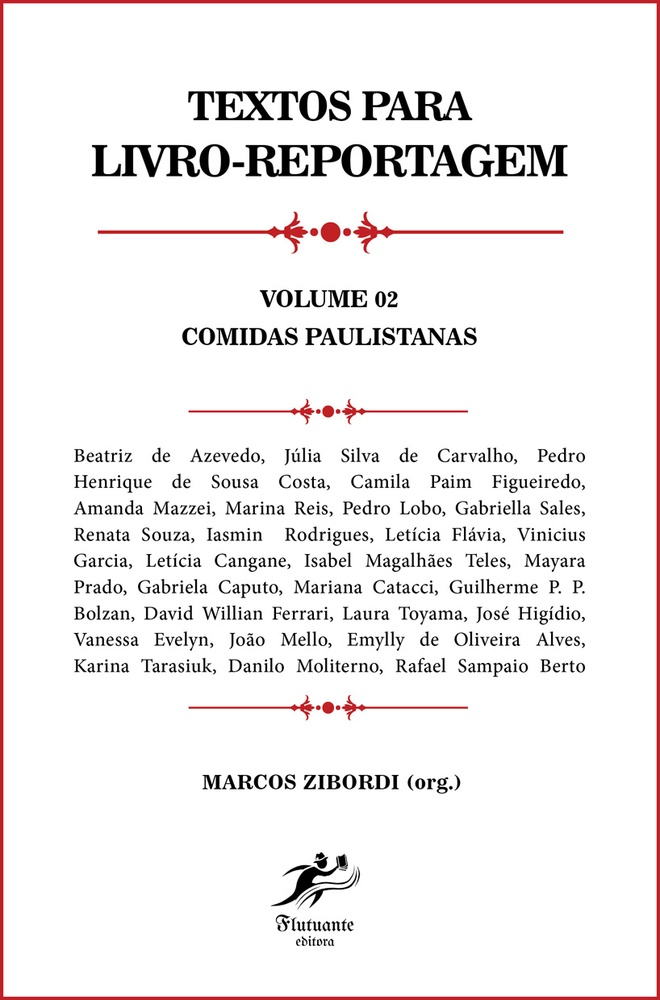
#> input picture Aula 15/Monitoramento_Veicular/livro.jpg, 660 x 1000 px, shrunk from 818 x 1240 before the run
$ python reconhecimento_caracteres.py
#> lines starting #> are read from the running program, lines starting #| are printed output that depends on the picture
# C:\Users\Aluno\AppData\Local\Programs\Tesseract-OCR\tesseract.exe

import cv2
import pytesseract

def reconhecer(imagem):
    # Chamando o executável de reconhecimento de caracteres (biblioteca)
#> called with imagem = 'livro.jpg'
    pytesseract.pytesseract.tesseract_cmd=r"C:\Users\Aluno\AppData\Local\Programs\Tesseract-OCR\tesseract.exe"

    #leitura de uma imagem que contém textos
    placa = cv2.imread(imagem, 0)
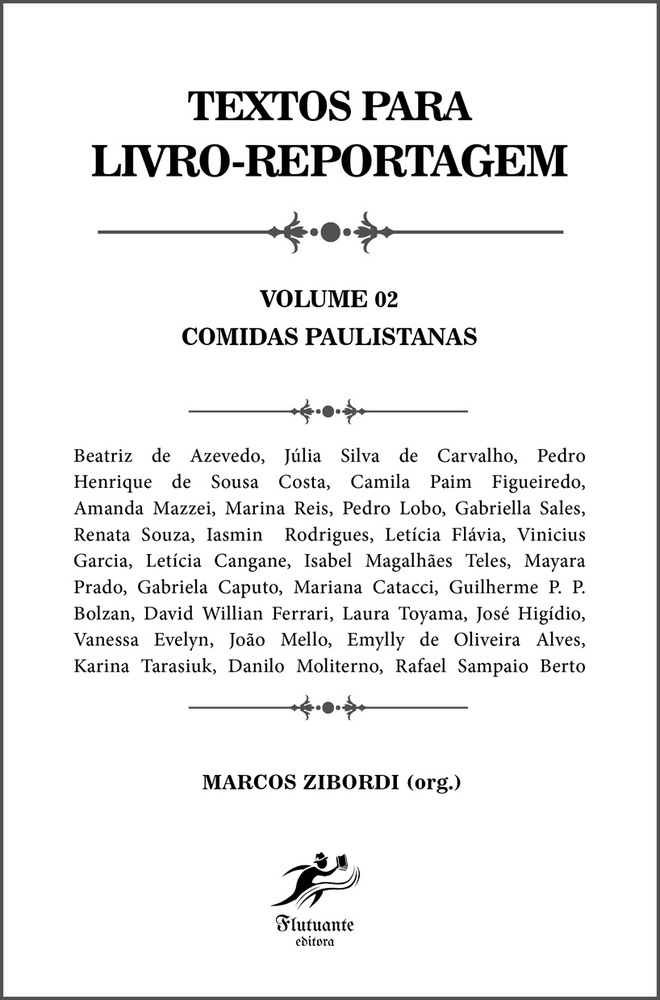
#> placa: shape (1000, 660); min 0, max 255, mean 238.7

    # Conveter/capturar textos da imagem
#> (the run stopped early here; a loop or call above may not have finished)
